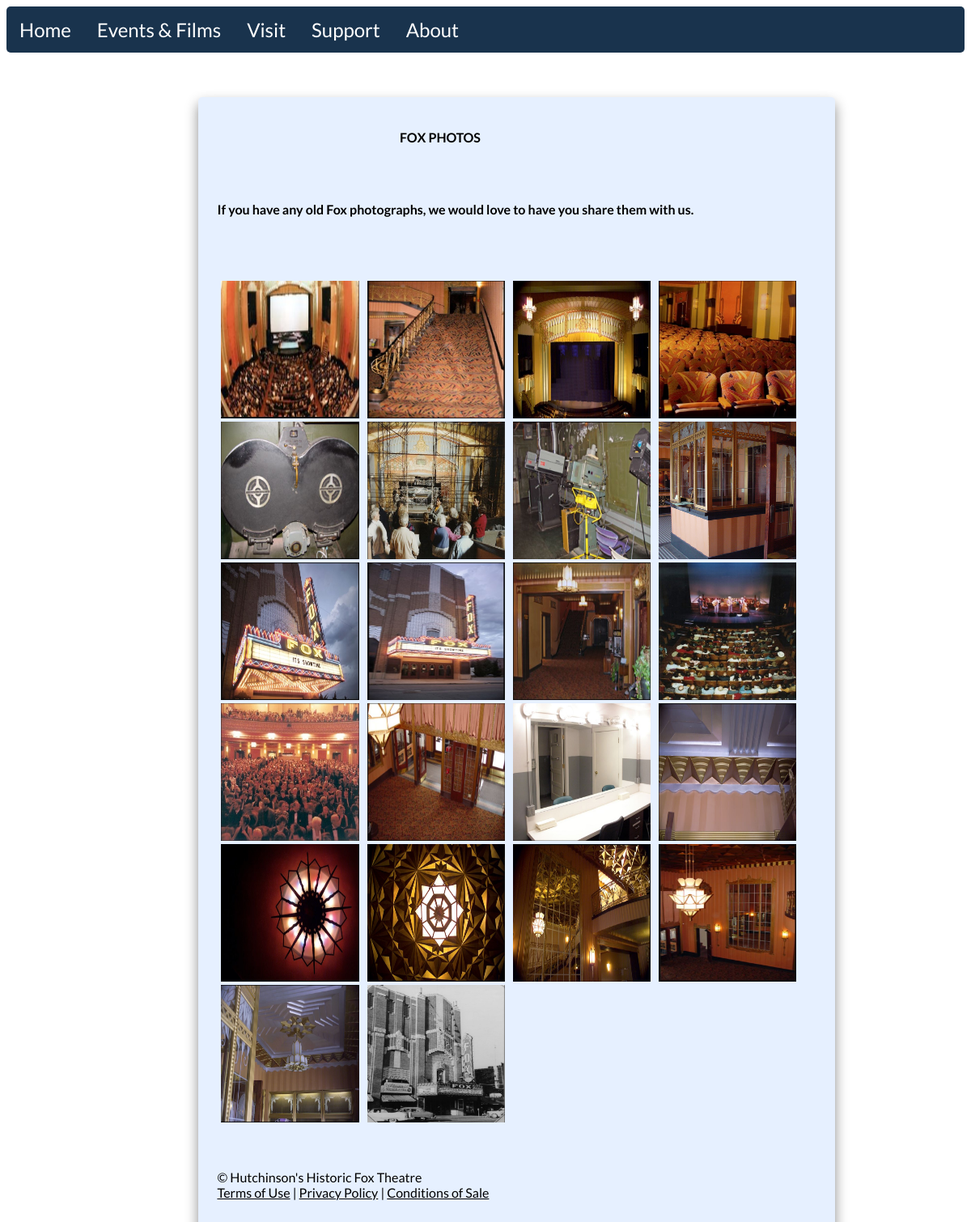
/photo_gallery.php, run on the app's committed database.
### tables this page shows
CREATE TABLE `web_content_side` (
  `page_id` int(11) NOT NULL,
  `head_title` varchar(150) NOT NULL,
  `page_content` mediumtext NOT NULL,
  `page_name` varchar(50) DEFAULT NULL,
  `category` varchar(50) NOT NULL,
  `file_value` varchar(100) DEFAULT NULL,
  `file_name` varchar(100) DEFAULT NULL,
  `online_status` tinyint(1) NOT NULL,
  `isMain` tinyint(4) DEFAULT NULL
);

CREATE TABLE `gallery` (
  `id` int(11) NOT NULL,
  `title_gallery` longtext NOT NULL,
  `img_full_name_gallery` varchar(500) NOT NULL
);

### side_page_data/photo_gallery_data.php (called while the page is built, shortened)
<?php
require_once('database.php');
$file_value = basename(__FILE__, '.php');
$file_value = str_replace("_data", "", $file_value);
$query = 'SELECT * FROM web_content_side
                  WHERE file_value = :file_value';
$pageStatement = $db->prepare($query);
$pageStatement->bindValue(':file_value', $file_value);
$pageStatement->execute();
$pageInfo = $pageStatement->fetch();
$page_content = $pageInfo[2];

### photo_gallery.php (the view, shortened to what this page needs)
<!DOCTYPE html>
<html>
<head>
  <link rel="stylesheet" type="text/css" href="css/master_styles.css" />
</head>
<body class="backdrop_parallax">
  <?php require('navigation_bar.php');
  $file_value = basename(__FILE__, '.php');
  ?>
  <body>
    <?php require_once('database.php'); ?>
    <section class="page_old_full" style="opacity:100%">
      <?php require("side_page_data/" . $file_value . "_data.php"); ?>
      <div>
        <div>
          <pre class="text"><?php echo ($page_content) ?><pre>
        </div>
    </div>
      <section>
        <div>
          <div>
            <?php
            $sql = 'SELECT * FROM gallery ORDER BY id desc';
            $pageStatement = $db->prepare($sql);
            $pageStatement->execute();
            $result = $pageStatement->fetchAll();
            $pageStatement->closeCursor(); ?>
            <table border="0">
              <?php
              $count = 0;
              foreach ($result as $image) {
                if ($count % 4 == 0)
                echo "<tr style='padding: 5px;'>";
                echo "<a href='gallery_photos/images/{$image['img_full_name_gallery']}''<td style='padding: 5px;'><img style='width:23%;height: 170px;' src='gallery_photos/images/{$image['img_full_name_gallery']}' /></td></a>";
                if ($count % 4 == 3)
                  echo '</tr>';
                  $count++;
              }
              ?>
            </table>
          </div>
          <br>
          <br>
        </div>
          <?php require('footer.php'); ?>
      </section>
    </section>
  </body>
</html>

### navigation_bar.php (shortened to what this page needs)
<div class="nav">
    <a href="home_page.php">Home</a>
    <div class="drop">
        <button class="droplist">Events & Films</button>
    </div>
    <div class="drop">
        <button class="droplist">Visit</button>
    </div>
    <div class="drop">
        <button class="droplist">Support</button>
    </div>
    <div class="drop">
        <button class="droplist">About</button>
    </div>
</div>

### footer.php
<div>
    <p>
        &copy; Hutchinson's Historic Fox Theatre<br />
        <a class="links" href="terms_of_service.php">Terms of Use</a>
        |
        <a class="links" href="privacy_policy.php">Privacy Policy</a>
        |
        <a class="links" href="conditions_of_sale.php">Conditions of Sale</a>
    </p>
</div>

### css/master_styles.css (style rules this page uses)
.nav { overflow: hidden; background-color: #19334d; border-radius: 5px; z-index: 5; }
.nav a { float: left; font-family: "Lato"; font-size: x-large; color: white; text-align: center; padding: 14px 16px; text-decoration: none; z-index: 5; }
.drop { font-family: "Lato"; float: left; overflow: hidden; z-index: 5; }
.drop .droplist { font-family: "Lato"; font-size: x-large; border: none; outline: none; color: white; padding: 14px 16px; background-color: inherit; font-family: inherit; margin: 0; z-index: 5; }
a { color: white; font-family: "Actor"; }
body { height: 100%; overflow: auto; z-index: 1; }
a { text-decoration: none; font-family: "Actor"; }
pre { white-space: pre-wrap; }
.page_old_full { background-color: #e6f0ff; margin-top: 55px; margin-left: 20%; padding: 2%; box-shadow: 0px 8px 16px #8c8c8c; border-radius: 5px; float: none; width: 740px; height: auto; font-family: "Lato"; }
.backdrop_parallax { background-image: url("../images/fox_oldstyle.jpg"); min-height: 500px; background-position: center; background-attachment: fixed; background-repeat: no-repeat; background-size: cover; }
.text { font-family: "Lato"; font-size: medium; }
.links { color: black; font-family: "Lato"; text-decoration: underline; }

### data on the page
web_content_side: page_content "FOX PHOTOS If you have any old Fox photographs, we would love to have you share them with us."
gallery: img_full_name_gallery (picture)
gallery: img_full_name_gallery (picture)
gallery: img_full_name_gallery (picture)
gallery: img_full_name_gallery (picture)
gallery: img_full_name_gallery (picture)
gallery: img_full_name_gallery (picture)
gallery: img_full_name_gallery (picture)
gallery: img_full_name_gallery (picture)
gallery: img_full_name_gallery (picture)
gallery: img_full_name_gallery (picture)
gallery: img_full_name_gallery (picture)
gallery: img_full_name_gallery (picture)
gallery: img_full_name_gallery (picture)
gallery: img_full_name_gallery (picture)
gallery: img_full_name_gallery (picture)
gallery: img_full_name_gallery (picture)
gallery: img_full_name_gallery (picture)
gallery: img_full_name_gallery (picture)
gallery: img_full_name_gallery (picture)
gallery: img_full_name_gallery (picture)
gallery: img_full_name_gallery (picture)
gallery: img_full_name_gallery (picture)
